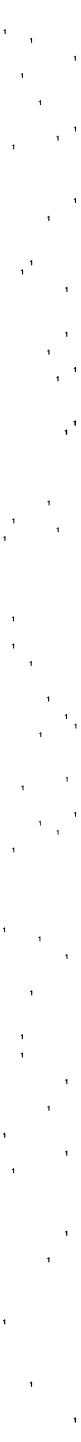
//> input picture numbers/1.png, 801 x 14418 px (shown at 1/10 size)
$ ./09sudokuExtracter   (built with g++ and OpenCV 4)
//> lines starting //> are read from the running program, lines starting //| are printed output that depends on the picture; after the words box and inside, x2 and y2 are one past the last pixel; in counts of white or black regions, pixels touching at a corner belong together
#include <opencv2/opencv.hpp>
#include <stdio.h>

using namespace cv;
const int N = 3;            // The size of 1 square in the sudoku.
const int EMPTY = 0;        // A sign for an empty cell.

//====== Function Declaration ======//
void input_sud(int sud[][N*N]);
bool fill_sud(int sud[][N*N], int row, int col);
void print_sud(const int sud[][N*N]);
bool is_legal(const int sud[][N*N], int row, int col, int val);
bool is_row_ok(const int row[], int col, int val);
bool is_col_ok(const int sud[][N*N], int row, int col, int val);
bool is_sqr_ok(const int sud[][N*N], int row, int col, int val);

std::vector< std::vector< Point > > findContoursInFile(std::string filename)
{
//> called with filename = "../numbers/1.png"
	Mat image;
	Mat imageGray;

	image = imread(filename, CV_LOAD_IMAGE_GRAYSCALE);
//> image: 14418 rows x 801 cols, CV_8UC1; 99.7% white; 52 black regions
	if(!image.data)
	{
		printf("Could not open or find the image\n");
		assert(false);
	}

	std::vector<std::vector<Point> > contours;
	std::vector<Vec4i> hierarchy;

	/// Find contours
	findContours( image, contours, hierarchy, CV_RETR_TREE, CV_CHAIN_APPROX_SIMPLE, Point(0, 0) );
//> contours = 54 contours, 1 with area under 20; largest, box (x1, y1, x2, y2) and area: (0, 0, 801, 14418) 11533600, (733, 4203, 761, 4258) 918, (645, 4294, 673, 4349) 894, (735, 14174, 762, 14228) 826, (296, 13815, 323, 13869) 800

	return contours;
}

std::vector< std::vector <double > > analyzeContours(std::vector< std::vector< Point > > contours, int objectClass, std::vector< std::vector <double > > output)
{
//> called with objectClass = 1
	for( int i = 0; i< contours.size(); i++ )
	{
		// Calculate perimeter length
		double perimeter = arcLength(contours[i], 1);
		double area = contourArea(contours[i], true);
		if(area <= 10)
		{
			continue;
		}

		/// Get the moments
		Moments mu;
		mu = moments(contours[i], false);
		double hu[7];
		cv::HuMoments(mu, hu);

		std::vector< double > temp;
		int coordinatex = mu.m10 / mu.m00;
		int coordinatey = mu.m01 / mu.m00;
		temp.push_back(objectClass);
		temp.push_back(coordinatex);
		temp.push_back(coordinatey);
		temp.push_back(area);
		temp.push_back(perimeter);
		temp.push_back(mu.mu12 / 1000);
		temp.push_back(mu.mu11 / 1000);

		output.push_back(temp);
	}
//> this loop made 54 passes
//> (perimeter, area, hu, coordinatex, coordinatey) on pass 20: (133.9, 531, [0.39, 0.1, 0.013, 0.0044, 3.16e-05, 0.00136, -1.02e-05], 400, 8229)
//> (perimeter, area, coordinatex, coordinatey) on passes 2 to 7: (151.5, 825.5, 752, 14198), (148.3, 800, 312, 13839), (145.6, 734, 44, 13216), (148.4, 759, 486, 12595), (143.4, 758.5, 664, 12330), (145, 693.5, 133, 11704)
	return output;
}

std::vector< std::vector <double > > analyzeContours(std::vector< std::vector< Point > > contours, int objectClass)
{
	std::vector< std::vector <double > > output;

	return analyzeContours(contours, objectClass, output);
}


//======== Fill Sudoku =========//
// Tries to fill-in the given sudoku board
// according to the sudoku rules.
// Returns whether it was possible to solve it or not.
// [100 lines left out: functions fill_sud, print_sud, is_legal, is_row_ok, is_col_ok, is_sqr_ok, not called in this run]


int main( int argc, char** argv )
{
	std::vector< std::vector <double > > output;

	output = analyzeContours(findContoursInFile("../numbers/1.png"), 1);
//> output = 52 items
	output = analyzeContours(findContoursInFile("../numbers/2.png"), 2, output);
//> call 2 of findContoursInFile, with filename = "../numbers/2.png"
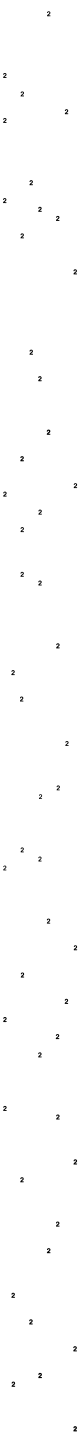
//> input picture numbers/2.png, 801 x 14418 px (shown at 1/10 size)
//> in findContoursInFile (call 2), `image = imread(filename, CV_LOAD_IMAGE_GRAYSCALE);`: image: 14418 rows x 801 cols, CV_8UC1; 99.6% white; 49 black regions
//> in findContoursInFile (call 2), `findContours( image, contours, hierarchy, CV_RETR_TREE, CV_CHAIN_APPRO..`: contours = 50 contours; largest, box (x1, y1, x2, y2) and area: (0, 0, 801, 14418) 11533600, (733, 14260, 771, 14316) 1381, (381, 13728, 420, 13783) 1368, (466, 4295, 505, 4349) 1343, (202, 4560, 241, 4614) 1270
//> the loop in analyzeContours (call 2), `for( int i = 0; i< contours.size(); i++ )` made 50 passes
//> (perimeter, area, coordinatex, coordinatey) on passes 2 to 13: (240.8, 1381, 751, 14288), (237.2, 1267.5, 133, 13842), (244.9, 1368.5, 401, 13755), (243.5, 1266, 750, 13488), (238.3, 1251, 309, 13219), (235.2, 1196.5, 131, 12953), (232.3, 1229, 487, 12507), (239.1, 1207, 577, 12241), (237.7, 1180.5, 219, 11798), (240.2, 1261.5, 753, 11620), (234.2, 1161, 578, 11170), (232.4, 1126.5, 49, 11084)
//> (perimeter, area) on pass 1: (30434, -11533600)
//> output = 101 items
	output = analyzeContours(findContoursInFile("../numbers/3.png"), 3, output);
//> call 3 of findContoursInFile, with filename = "../numbers/3.png"
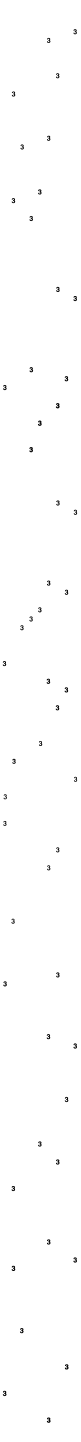
//> input picture numbers/3.png, 801 x 14418 px (shown at 1/10 size)
//> in findContoursInFile (call 3), `image = imread(filename, CV_LOAD_IMAGE_GRAYSCALE);`:
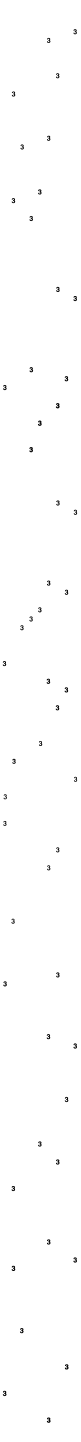
//> image: 14418 rows x 801 cols, CV_8UC1 (shown at 1/10 size); 99.6% white; 51 black regions
//> in findContoursInFile (call 3), `findContours( image, contours, hierarchy, CV_RETR_TREE, CV_CHAIN_APPRO..`: contours = 52 contours; largest, box (x1, y1, x2, y2) and area: (0, 0, 801, 14418) 11533600, (558, 4030, 597, 4085) 1364, (468, 14174, 507, 14229) 1340, (378, 4204, 418, 4260) 1340, (293, 4469, 331, 4524) 1312
	output = analyzeContours(findContoursInFile("../numbers/4.png"), 4, output);
//> call 4 of findContoursInFile, with filename = "../numbers/4.png"
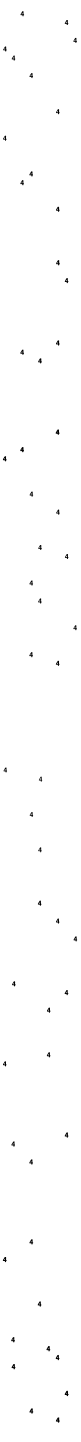
//> input picture numbers/4.png, 801 x 14418 px (shown at 1/10 size)
//> in findContoursInFile (call 4), `image = imread(filename, CV_LOAD_IMAGE_GRAYSCALE);`: image: 14418 rows x 801 cols, CV_8UC1; 99.5% white; 53 black regions, largest, box (x1, y1, x2, y2) and area: (557, 4295, 596, 4348) 1223, (647, 13908, 686, 13961) 1203, (559, 14174, 597, 14226) 1183
	output = analyzeContours(findContoursInFile("../numbers/5.png"), 5, output);
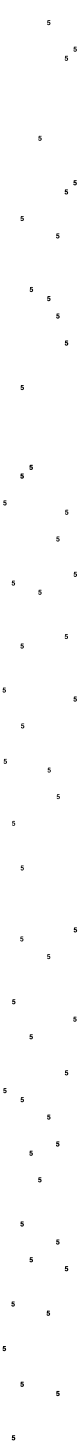
//> input picture numbers/5.png, 801 x 14418 px (shown at 1/10 size)
//> in findContoursInFile (call 5), `image = imread(filename, CV_LOAD_IMAGE_GRAYSCALE);`: image: 14418 rows x 801 cols, CV_8UC1; 99.5% white; 54 black regions, largest, box (x1, y1, x2, y2) and area: (203, 4735, 240, 4787) 1273, (294, 4647, 329, 4700) 1251, (561, 13909, 597, 13962) 1239
	output = analyzeContours(findContoursInFile("../numbers/6.png"), 6, output);
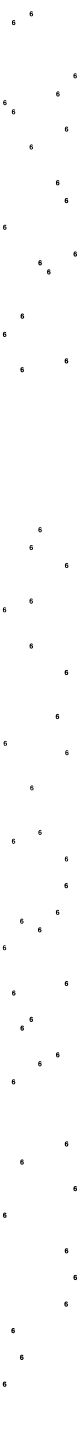
//> input picture numbers/6.png, 801 x 14418 px (shown at 1/10 size)
//> in findContoursInFile (call 6), `image = imread(filename, CV_LOAD_IMAGE_GRAYSCALE);`:
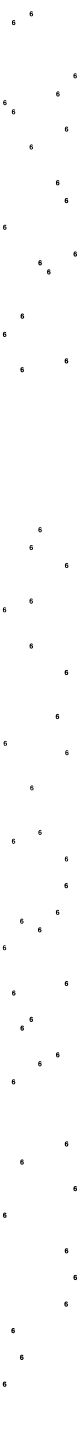
//> image: 14418 rows x 801 cols, CV_8UC1 (shown at 1/10 size); 99.5% white; 54 black regions, largest, box (x1, y1, x2, y2) and area: (28, 13816, 64, 13869) 1284, (200, 13547, 236, 13600) 1272, (735, 12749, 771, 12801) 1267
	output = analyzeContours(findContoursInFile("../numbers/7.png"), 7, output);
//> 7.png cannot be read in this run, so this picture is empty
//> (the run ends here: the program stops with an error, at `assert(false);`)
